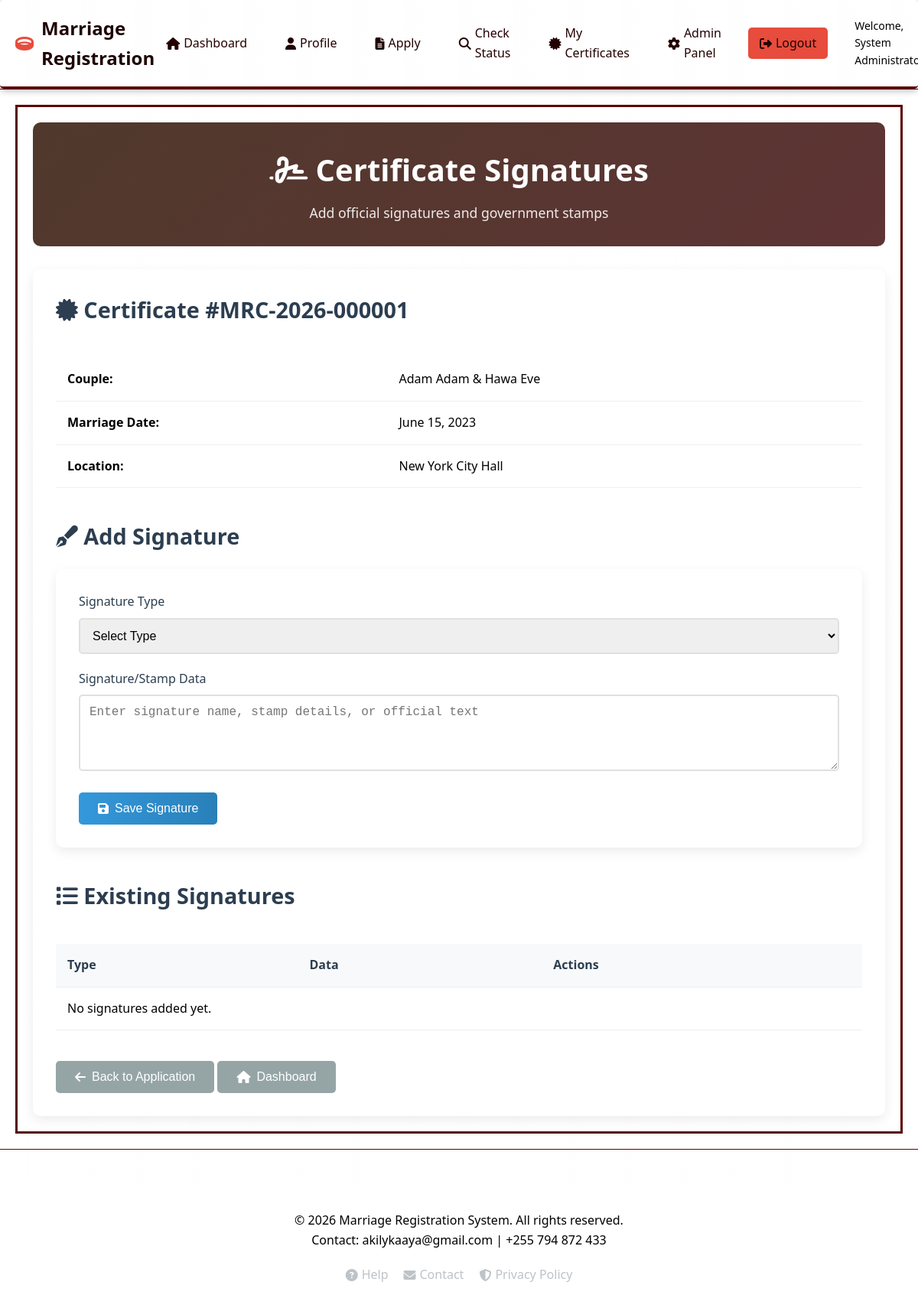
The page /admin/certificate-signatures.php?id=1 (signed in) on the database its author committed.
### tables this page shows
CREATE TABLE `marriage_applications` (
  `id` int(11) NOT NULL,
  `application_number` varchar(50) DEFAULT NULL,
  `user_id` int(11) DEFAULT NULL,
  `groom_name` varchar(100) NOT NULL,
  `groom_dob` date DEFAULT NULL,
  `groom_id_type` varchar(50) DEFAULT NULL,
  `groom_id_number` varchar(50) DEFAULT NULL,
  `groom_address` text DEFAULT NULL,
  `groom_phone` varchar(20) DEFAULT NULL,
  `groom_email` varchar(100) DEFAULT NULL,
  `bride_name` varchar(100) NOT NULL,
  `bride_dob` date DEFAULT NULL,
  `bride_id_type` varchar(50) DEFAULT NULL,
  `bride_id_number` varchar(50) DEFAULT NULL,
  `bride_address` text DEFAULT NULL,
  `bride_phone` varchar(20) DEFAULT NULL,
  `bride_email` varchar(100) DEFAULT NULL,
  `marriage_date` date NOT NULL,
  `marriage_location` varchar(200) DEFAULT NULL,
  `marriage_type` enum('civil','religious','traditional') DEFAULT 'civil',
  `has_children` tinyint(1) DEFAULT 0,
  `number_of_children` int(11) DEFAULT 0,
  `current_status` enum('draft','submitted','pending','under_review','approved','rejected') DEFAULT 'draft',
  `payment_status` enum('pending','paid','waived') DEFAULT 'pending',
  `certificate_generated` tinyint(1) DEFAULT 0,
  `certificate_path` varchar(255) DEFAULT NULL,
  `certificate_number` varchar(50) DEFAULT NULL,
  `certificate_fee` decimal(10,2) DEFAULT 5000.00,
  `payment_method` varchar(50) DEFAULT NULL,
  `payment_date` date DEFAULT NULL,
  `admin_notes` text DEFAULT NULL,
  `status_notes` text DEFAULT NULL,
  `registration_date` date DEFAULT NULL,
  `review_date` date DEFAULT NULL,
  `approval_date` date DEFAULT NULL,
  `id_proof_path` varchar(255) DEFAULT NULL,
  `marriage_proof_path` varchar(255) DEFAULT NULL,
  `affidavit_path` varchar(255) DEFAULT NULL,
  `photos_path` varchar(255) DEFAULT NULL,
  `created_at` timestamp NOT NULL DEFAULT current_timestamp(),
  `updated_at` timestamp NOT NULL DEFAULT current_timestamp() ON UPDATE current_timestamp()
);

### admin/certificate-signatures.php (the view, shortened to what this page needs)
<?php
require_once '../includes/header.php';
$conn = getDBConnection();
$cert_id = isset($_GET['id']) ? (int)$_GET['id'] : 0;
$app = $conn->query("SELECT * FROM marriage_applications WHERE id = $cert_id")->fetch_assoc();
$signatures = [];
?>
<div class="admin-container">
    <div class="admin-header">
        <h1><i class="fas fa-signature"></i> Certificate Signatures</h1>
        <p>Add official signatures and government stamps</p>
    </div>
    <div class="admin-content">
        <div class="admin-section">
            <h2><i class="fas fa-certificate"></i> Certificate #<?php echo $app['certificate_number'] ?: 'N/A'; ?></h2>
            <div class="applications-table">
                <table>
                    <tr>
                        <td><strong>Couple:</strong></td>
                        <td><?php echo $app['groom_name']; ?> & <?php echo $app['bride_name']; ?></td>
                    </tr>
                    <tr>
                        <td><strong>Marriage Date:</strong></td>
                        <td><?php echo date('F d, Y', strtotime($app['marriage_date'])); ?></td>
                    </tr>
                    <tr>
                        <td><strong>Location:</strong></td>
                        <td><?php echo $app['marriage_location']; ?></td>
                    </tr>
                </table>
            </div>
        </div>
        <div class="admin-section">
            <h2><i class="fas fa-pen-fancy"></i> Add Signature</h2>
            <div class="profile-card">
                <form method="POST" action="">
                    <div class="form-group">
                        <label for="signature_type">Signature Type</label>
                        <select id="signature_type" name="signature_type" class="form-control" required>
                            <option value="">Select Type</option>
                        </select>
                    </div>
                    <div class="form-group">
                        <label for="signature_data">Signature/Stamp Data</label>
                        <textarea id="signature_data" name="signature_data" rows="4" class="form-control" placeholder="Enter signature name, stamp details, or official text" required></textarea>
                    </div>
                    <div class="form-actions">
                        <button type="submit" class="btn btn-primary">
                            <i class="fas fa-save"></i> Save Signature
                        </button>
                    </div>
                </form>
            </div>
        </div>
        <div class="admin-section">
            <h2><i class="fas fa-list"></i> Existing Signatures</h2>
            <div class="applications-table">
                <table>
                    <thead>
                        <tr>
                            <th>Type</th>
                            <th>Data</th>
                            <th>Actions</th>
                        </tr>
                    </thead>
                    <tbody>
                        <?php if (empty($signatures)): ?>
                            <tr>
                                <td colspan="3">No signatures added yet.</td>
                            </tr>
                        <?php endif; ?>
                    </tbody>
                </table>
            </div>
        </div>
        <div class="form-actions">
            <button type="button" onclick="location.href='view_application.php?id=<?php echo $cert_id; ?>'" class="btn btn-secondary">
                <i class="fas fa-arrow-left"></i> Back to Application
            </button>
            <button type="button" onclick="location.href='dashboard.php'" class="btn btn-secondary">
                <i class="fas fa-home"></i> Dashboard
            </button>
        </div>
    </div>
</div>
<?php require_once '../includes/footer.php'; ?>

### css/style.css (style rules this page uses)
.profile-card { background: white; border-radius: 10px; padding: 30px; box-shadow: 0 5px 15px rgba(0,0,0,0.08); margin-bottom: 30px; }
.admin-container { max-width: 1200px; margin: 0 auto; padding: 20px; border: 3px solid #5a0404; }
.admin-header { background: linear-gradient(135deg, #50392c 0%, #5e3434 100%); color: white; padding: 30px; border-radius: 10px; margin-bottom: 30px; text-align: center; }
.admin-header h1 { font-size: 2.5rem; margin-bottom: 10px; }
.admin-header p { font-size: 1.1rem; opacity: 0.9; }
.admin-content { background: white; border-radius: 10px; padding: 30px; box-shadow: 0 5px 15px rgba(0,0,0,0.08); }
.admin-section { margin-bottom: 40px; }
.admin-section h2 { color: #2c3e50; margin-bottom: 20px; font-size: 1.8rem; }
.applications-table { overflow-x: auto; }
.applications-table table { width: 100%; border-collapse: collapse; margin-top: 20px; }
.applications-table th, .applications-table td { padding: 15px; text-align: left; border-bottom: 1px solid #ecf0f1; }
.applications-table th { background: #f8f9fa; font-weight: 600; color: #2c3e50; }
.btn-primary { background: linear-gradient(45deg, #e74c3c, #c0392b); color: white; }
.btn-secondary { background: rgba(255, 255, 255, 0.2); color: white; border: 2px solid white; }
* { margin: 0; padding: 0; box-sizing: border-box; }
body { font-family: 'Segoe UI', sans-serif; line-height: 1.6; color: rgb(0, 0, 0); background: linear-gradient(90deg, #ffffff23 0%, #ffffff34 100%); min-height: 100vh; }
.btn { padding: 12px 25px; border: none; border-radius: 5px; cursor: pointer; font-size: 16px; font-weight: 500; transition: all 0.3s; display: inline-flex; align-items: center; gap: 8px; text-decoration: none; }
.btn-primary { background: linear-gradient(90deg, #3498db 0%, #2980b9 100%); color: white; }
.btn-secondary { background: #95a5a6; color: white; }
.form-group { margin-bottom: 20px; }
.form-group label { display: block; margin-bottom: 8px; color: #2c3e50; font-weight: 500; display: flex; align-items: center; gap: 8px; }
.form-group input, .form-group textarea, .form-group select { width: 100%; padding: 12px; border: 2px solid #e0e0e0; border-radius: 5px; font-size: 16px; transition: border-color 0.3s; }

### rows shown on the page
marriage_applications: certificate_number "MRC-2026-000001", groom_name "Adam Adam", bride_name "Hawa Eve", marriage_date "June 15, 2023", marriage_location "New York City Hall"

### other values the page prints
$_SESSION['full_name'] "System…"
